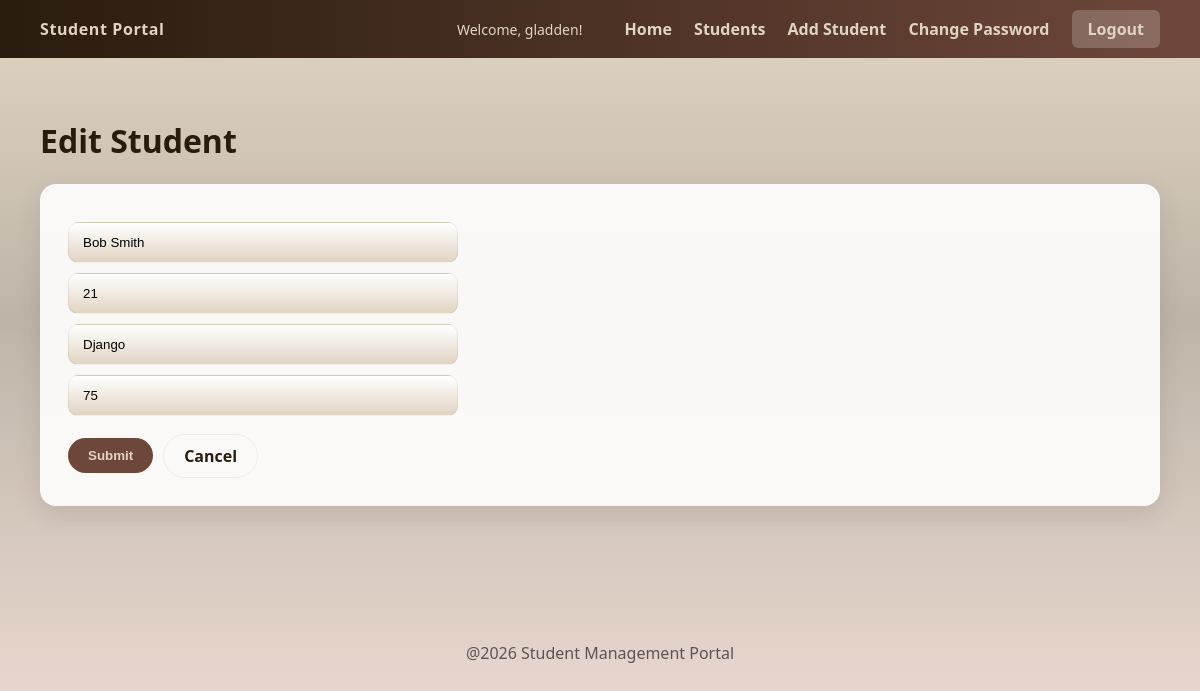
Screenshot of /edit/14 (signed in) with the database file from the repository.
### students/models.py (models this page shows, shortened)
class Student(models.Model):
    name = models.CharField(max_length=100)
    course = models.CharField(max_length=100)
    marks = models.IntegerField(validators=[MinValueValidator(0), MaxValueValidator(100)])
    age = models.IntegerField(default=18)

### students/views.py (the view, shortened to what this page needs)
# urls.py: path('edit/<int:id>', views.edit_student, name='edit_student'),
@login_required(login_url='login')
def edit_student(request,id):
    student = get_object_or_404(Student, id=id)
    return render(request, 'edit_student.html', {'student': student})

### students/templates/edit_student.html (shortened to what this page needs)
{% extends 'base.html'%}
{% block content %}
<h1>Edit Student</h1>
<div class="card">
    <form method="post" class="form">
        <input type="text" name="name" placeholder="Student Name" value="{{student.name}}" required>
        <input type="number" name="age" placeholder="Age" value="{{student.age}}" required>
        <input type="text" name="course" placeholder="Course" value="{{student.course}}" required>
        <input type="number" name="marks" placeholder="Marks" value="{{student.marks}}" required>
        <div style="display:flex; gap:10px; align-items:center;">
            <button class="btn">Submit</button>
            <a class="btn secondary" href="{% url 'students' %}">Cancel</a>
        </div>
    </form>
</div>
{% endblock %}

### students/templates/base.html (shortened to what this page needs)
{% load static %}
<!DOCTYPE html>
<html>
    <head>
        <link rel="stylesheet" href="{%static 'css/style.css'%}">
    </head>
    <body>
        <header class="navbar">
            <div class="logo">Student Portal</div>
            <nav>
                {% if user.is_authenticated %}
                    <span class="user-greeting">Welcome, {{ user.username }}!</span>
                    <a href="{% url 'home' %}">Home</a>
                    <a href="{% url 'students' %}">Students</a>
                    <a href="{% url 'add_student' %}">Add Student</a>
                    <a href="{% url 'change_password' %}">Change Password</a>
                    <a href="{% url 'logout' %}" class="btn-logout">Logout</a>
                {% else %}
                    <a href="{% url 'login' %}">Login</a>
                    <a href="{% url 'register' %}">Register</a>
                {% endif %}
            </nav>
        </header>
        <div class="container">
            {% block content %}
            {% endblock %}
        </div>
        <footer class="footer">
            <p>@2026 Student Management Portal</p>
        </footer>
    </body>
</html>

### students/static/css/style.css (style rules this page uses)
:root { --brown-dark: #291C0E; --brown: #6E473B; --tan: #A78D78; --beige: #BEB5A9; --cream: #E1D4C2; --muted-text: rgba(0,0,0,0.6); }
body { margin:0; font-family: 'Segoe UI', Tahoma, Geneva, Verdana, sans-serif; background: linear-gradient(180deg, var(--cream) 0%, var(--beige) 45%, #E9D8CF 100%); color:var(--brown-dark); }
.navbar { background: linear-gradient(90deg, var(--brown-dark), var(--brown)); color:var(--cream); display:flex; justify-content:space-between; align-items:center; padding:18px 40px; }
.navbar .logo { font-weight:700; letter-spacing:0.6px; color:var(--cream); }
.navbar a { color:var(--cream); margin-left:18px; text-decoration:none; font-weight:600; }
.container { padding:40px; }
.card { background: rgba(255,255,255,0.9); padding:28px; border-radius:16px; box-shadow: 0 8px 24px rgba(46, 41, 38, 0.12); margin-bottom:20px; }
.btn { display:inline-block; margin-top:8px; padding:10px 20px; background:var(--brown); color:var(--cream); border:none; border-radius:24px; text-decoration:none; cursor:pointer; font-weight:600; }
.btn.secondary { background:transparent; color:var(--brown-dark); border:1px solid rgba(0,0,0,0.06); }
.form input { display:block; width:100%; max-width:360px; padding:12px 14px; margin:10px 0; border-radius:10px; border:1px solid rgba(0,0,0,0.06); background:linear-gradient(180deg, #fff, var(--cream)); }
.footer { text-align:center; background:transparent; color:var(--muted-text); padding:30px 10px; margin-top:30px; }
.user-greeting { color: var(--cream); margin-right: 20px; font-weight: 500; font-size: 14px; }
.btn-logout { background: rgba(255, 255, 255, 0.2) !important; padding: 8px 16px !important; border-radius: 6px !important; transition: background 0.2s; }

### rows the page displays
Student: name "Bob Smith", age "21", course "Django", marks "75"

### other values shown
{{ user.username }} "gladden"
